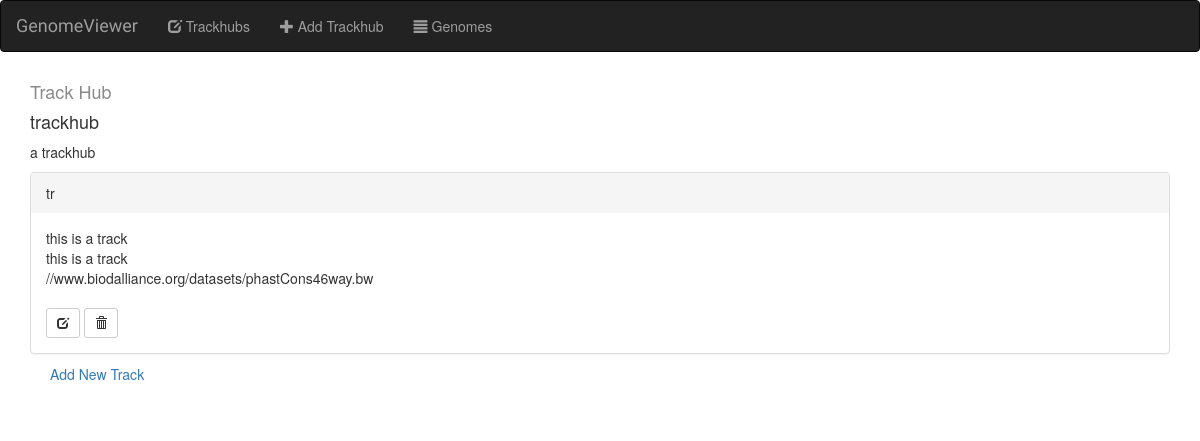
The page /trackhubs/42/ on the database its author committed.
### trackhubs/models.py (models this page shows, shortened)
class TrackHub(models.Model):
    Genome = models.ForeignKey(Genome, on_delete=models.CASCADE)
    hub_name = models.CharField(max_length=500)
    short_label = models.CharField(max_length=500)
    long_label = models.CharField(max_length=1000)
    email = models.CharField(max_length=500)

class Track(models.Model):
    TrackHub = models.ForeignKey(TrackHub, on_delete=models.CASCADE)
    Supertrack = models.BooleanField(False)
    name = models.CharField(max_length=500)
    short_label = models.CharField(max_length=500)
    long_label = models.CharField(max_length=1000)
    url = models.CharField(max_length=500)
    track_type = models.CharField(max_length=20)
    color = models.CharField(max_length=500, default='0,0,220')

### trackhubs/views.py (the view)
# urls.py: url(r'^(?P<genome_id>[0-9]+)/$', views.detail, name='detail'),
def detail(request, trackhub_id):
    trackhub = get_object_or_404(TrackHub, pk=trackhub_id)
    return render(request, 'trackhubs/detail.html', {'trackhub': trackhub})

### trackhubs/templates/trackhubs/detail.html (shortened to what this page needs)
{% extends 'trackhubs/base.html' %}
{% block body %}
<div class="container">
  <h4 style="color:#8A8A8A">Track Hub</h4><h4>{{ trackhub.hub_name }}</h4>
  <p>   {{ trackhub.short_label }}</p>
  <div class="panel-group">
      {% for track in trackhub.track_set.all %}
    <div class="panel panel-default">
      <div class="panel-heading">{{ track.name }}</div>
      <div class="panel-body">
          {{ track.short_label }}<br>
          {{ track.long_label }}<br>
          {{track.url }}<br><br>
                            <form action="" method="post" style="display: inline;">
                                    <button type="submit" class="btn btn-default btn-sm">
                                        <span class="glyphicon glyphicon-edit"></span>
                                     </button>
                            </form>
                            <form action="{% url 'trackhubs:delete_track' trackhub.id track.id %}" method="post" style="display: inline;">
                                     <button type="submit" class="btn btn-default btn-sm">
                                        <span class="glyphicon glyphicon-trash"></span>
                                     </button>
                            </form>
      </div>
    </div>
       {% endfor %}
      <ul class="nav nav-pills" style="margin-left: 5px;">
                <li role="presentation"><a href="{% url 'trackhubs:create_track' trackhub.id %}">Add New Track</a></li>
   </ul>
  </div>
</div>
{% endblock %}

### genomebrowser/static/genomebrowser/style.css (style rules this page uses)
body { background-image: white ; }

### rows shown on the page
TrackHub: hub_name "trackhub", short_label "a trackhub"
Track: name "tr", short_label "this is a track", long_label "this is a track", url "//www.biodalliance.org/datasets/phastCons46way.bw"
